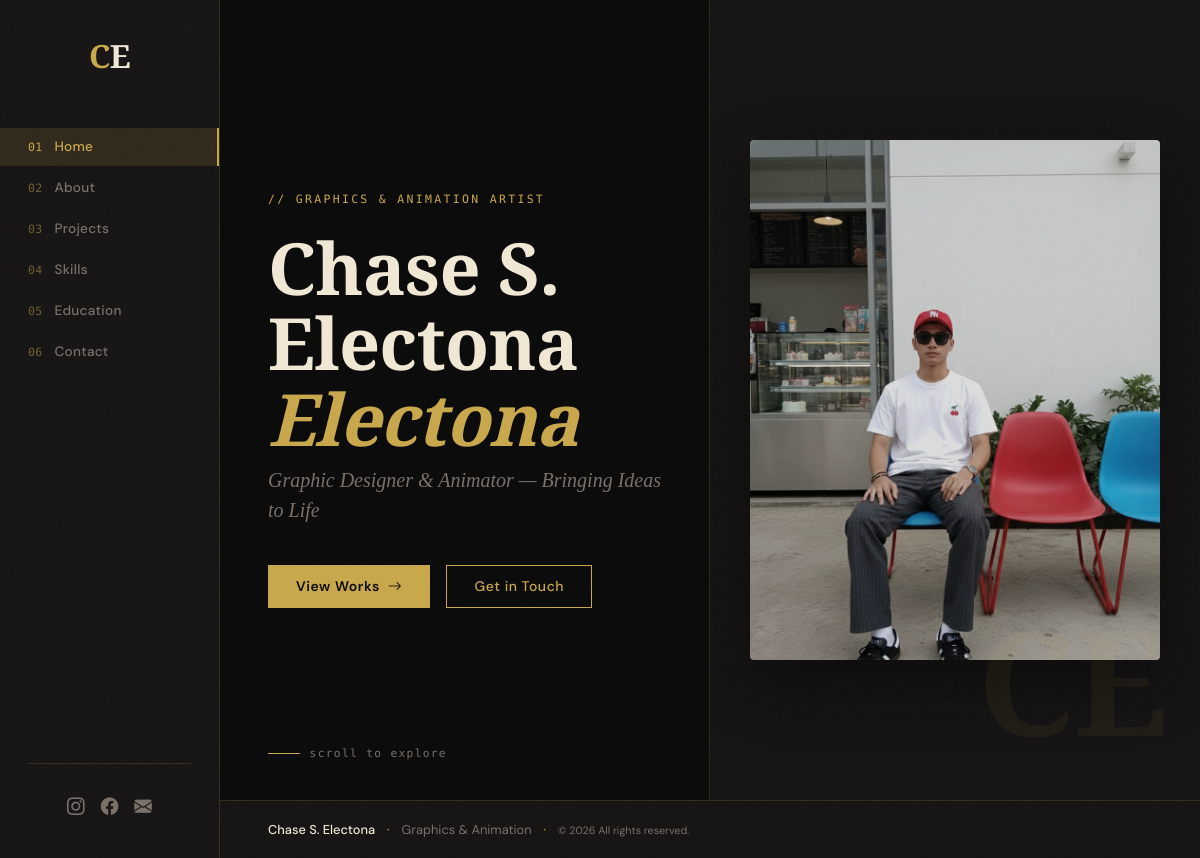
The page / on the database its author committed.
### portfolio/models.py (models this page shows, shortened)
class Profile(models.Model):
    name = models.CharField(max_length=100)
    tagline = models.CharField(max_length=200)
    about = models.TextField()
    career_goals = models.TextField()
    email = models.EmailField()
    behance = models.URLField(blank=True)
    instagram = models.URLField(blank=True)
    facebook = models.URLField(blank=True)
    photo = models.ImageField(upload_to='profile/', blank=True, null=True)
    class Meta:
        verbose_name = 'Profile'

### portfolio/views.py (the view)
# urls.py: path('',           views.home,      name='home'),
def home(request):
    profile = get_profile()
    featured_projects = Project.objects.filter(featured=True)[:4]
    return render(request, 'portfolio/home.html', {
        'profile': profile,
        'featured_projects': featured_projects,
    })

### portfolio/views.py (called while the page is built)
def get_profile():
    return Profile.objects.first()

### portfolio/templates/portfolio/home.html (shortened to what this page needs)
{% extends 'portfolio/base.html' %}
{% block content %}
<section class="hero-section">
  <div class="hero-left">
    <p class="hero-eyebrow fade-up fade-up-d1">// Graphics &amp; Animation Artist</p>
    <h1 class="hero-name fade-up fade-up-d2">
      {{ profile.name|default:"Chase S." }}<br>
      <em>Electona</em>
    </h1>
    <p class="hero-tagline fade-up fade-up-d3">{{ profile.tagline|default:"Crafting visual stories through design and motion." }}</p>
    <div class="hero-cta fade-up fade-up-d4">
      <a href="{% url 'projects' %}" class="btn-gold">View Works <i class="bi bi-arrow-right"></i></a>
      <a href="{% url 'contact' %}" class="btn-outline-gold">Get in Touch</a>
    </div>
    <div class="hero-scroll-hint">scroll to explore</div>
  </div>
  <div class="hero-right">
    <div class="hero-photo-wrap">
      {% if profile and profile.photo %}
        <img src="{{ profile.photo.url }}" alt="{{ profile.name }}" class="hero-photo" />
      {% else %}
        <div class="hero-photo-placeholder"><i class="bi bi-person-bounding-box"></i></div>
      {% endif %}
    </div>
    <div class="hero-overlay-text">CE</div>
  </div>
</section>
{% endblock %}

### portfolio/templates/portfolio/base.html (shortened to what this page needs)
<!DOCTYPE html>
<html lang="en">
<head>
  <link href="https://cdn.jsdelivr.net/npm/bootstrap-icons@1.11.3/font/bootstrap-icons.css" rel="stylesheet" />
  {% load static %}
  <link rel="stylesheet" href="{% static 'portfolio/css/style.css' %}" />
</head>
<body>
<div class="grain-overlay" aria-hidden="true"></div>
<nav class="sidenav" id="sideNav">
  <div class="sidenav-logo">
    <a href="{% url 'home' %}" class="logo-mark">
      <span class="logo-c">C</span><span class="logo-e">E</span>
    </a>
  </div>
  <ul class="sidenav-links">
    <li><a href="{% url 'home' %}" class="nav-link {% if request.resolver_match.url_name == 'home' %}active{% endif %}"><span class="nav-num">01</span><span class="nav-label">Home</span></a></li>
    <li><a href="{% url 'about' %}" class="nav-link {% if request.resolver_match.url_name == 'about' %}active{% endif %}"><span class="nav-num">02</span><span class="nav-label">About</span></a></li>
    <li><a href="{% url 'projects' %}" class="nav-link {% if request.resolver_match.url_name == 'projects' %}active{% endif %}"><span class="nav-num">03</span><span class="nav-label">Projects</span></a></li>
    <li><a href="{% url 'skills' %}" class="nav-link {% if request.resolver_match.url_name == 'skills' %}active{% endif %}"><span class="nav-num">04</span><span class="nav-label">Skills</span></a></li>
    <li><a href="{% url 'education' %}" class="nav-link {% if request.resolver_match.url_name == 'education' %}active{% endif %}"><span class="nav-num">05</span><span class="nav-label">Education</span></a></li>
    <li><a href="{% url 'contact' %}" class="nav-link {% if request.resolver_match.url_name == 'contact' %}active{% endif %}"><span class="nav-num">06</span><span class="nav-label">Contact</span></a></li>
  </ul>
  <div class="sidenav-socials">
    {% if profile and profile.instagram %}<a href="{{ profile.instagram }}" target="_blank" title="Instagram"><i class="bi bi-instagram"></i></a>{% endif %}
    {% if profile and profile.facebook %}<a href="{{ profile.facebook }}" target="_blank" title="Facebook"><i class="bi bi-facebook"></i></a>{% endif %}
    {% if profile and profile.email %}<a href="mailto:{{ profile.email }}" title="Email"><i class="bi bi-envelope-fill"></i></a>{% endif %}
  </div>
</nav>
<main class="main-content">
  {% block content %}{% endblock %}
</main>
<footer class="site-footer">
  <div class="footer-inner">
    <span class="footer-name">{% if profile %}{{ profile.name }}{% else %}Chase S. Electona{% endif %}</span>
    <span class="footer-sep">·</span>
    <span class="footer-craft">Graphics &amp; Animation</span>
    <span class="footer-sep">·</span>
    <small>&copy; {% now "Y" %} All rights reserved.</small>
  </div>
</footer>
{% load static %}
</body>
</html>

### rows shown on the page
Profile: name "Chase S. Electona", tagline "Graphic Designer & Animator — Bringing Ideas to Life", photo (picture)
